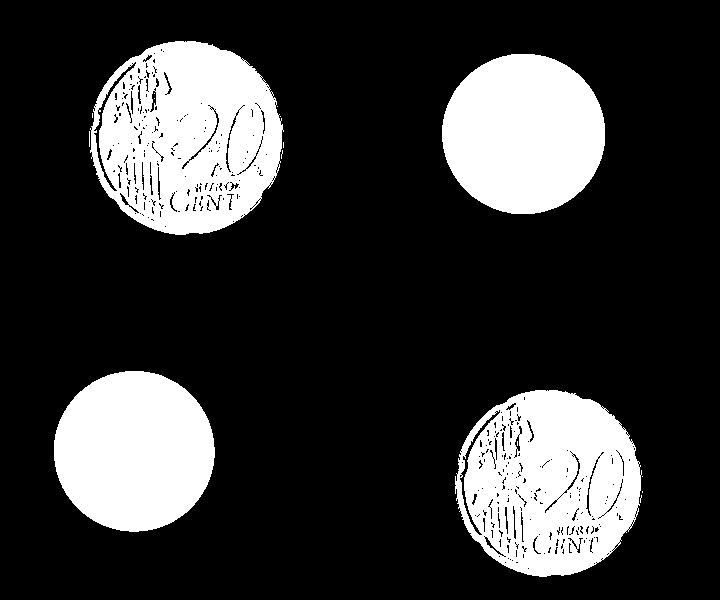
//> input picture ErosionAndDilationSample/dilation_example.jpg, 720 x 600 px
$ ./main   (built with g++ and OpenCV 4)
//> lines starting //> are read from the running program, lines starting //| are printed output that depends on the picture
#include <iostream>
#include <opencv2/opencv.hpp>
#include <opencv2/core.hpp>
#include <opencv2/imgproc.hpp>

using namespace cv;

int main() {
    std::cout << "Morphological Operations" << std::endl;
    std::cout << "Dilation is used to merge or expand white regions which may be close to each other and" << std::endl;
    std::cout << "Erosion is used to separate or shrink white regions" << std::endl;

    auto imgDilation = imread("dilation_example.jpg", IMREAD_COLOR);
//> imgDilation is the input picture: 600 rows x 720 cols, CV_8UC3; min 0, max 255, mean 55
    imshow("Original Dilation Image", imgDilation);

    int kSize = 7;
    Mat kernel1 = getStructuringElement(cv::MORPH_ELLIPSE,Size(kSize,kSize));
    imshow("kernel1", 255*kernel1);

    Mat imageDilated;
    dilate(imgDilation,imageDilated,kernel1);
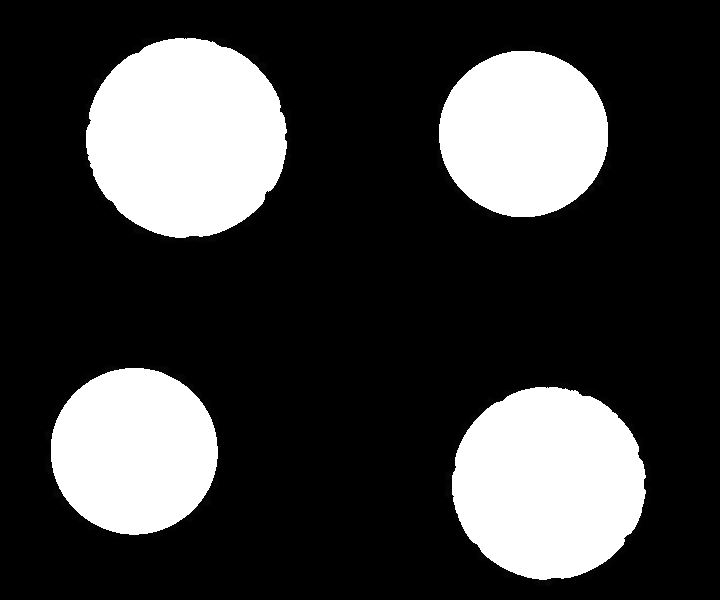
//> imageDilated: 600 rows x 720 cols, CV_8UC3; min 0, max 255, mean 61.8
    imshow("Dilated image", imageDilated);

    kSize = 3;
    Mat kernel2 = getStructuringElement(cv::MORPH_ELLIPSE,Size(kSize,kSize));
    imshow("kernel1", 255*kernel2);
    Mat imageDilated2;
    dilate(imgDilation,imageDilated2,kernel2,Point(-1,-1),2);
    imshow("Dilated image 2 ", imageDilated2);

    auto imgErode = imread("erosion_example.jpg", IMREAD_COLOR);
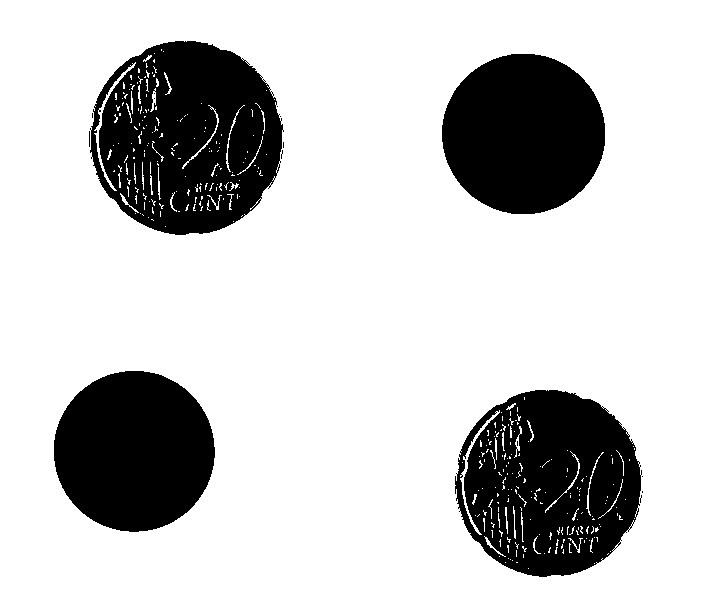
//> input picture ErosionAndDilationSample/erosion_example.jpg, 720 x 600 px
//> imgErode is the input picture: 600 rows x 720 cols, CV_8UC3; min 0, max 255, mean 200
    imshow("Original Erosion Image", imgErode);

    Mat imageEroded;
    erode(imgErode, imageEroded,kernel1);
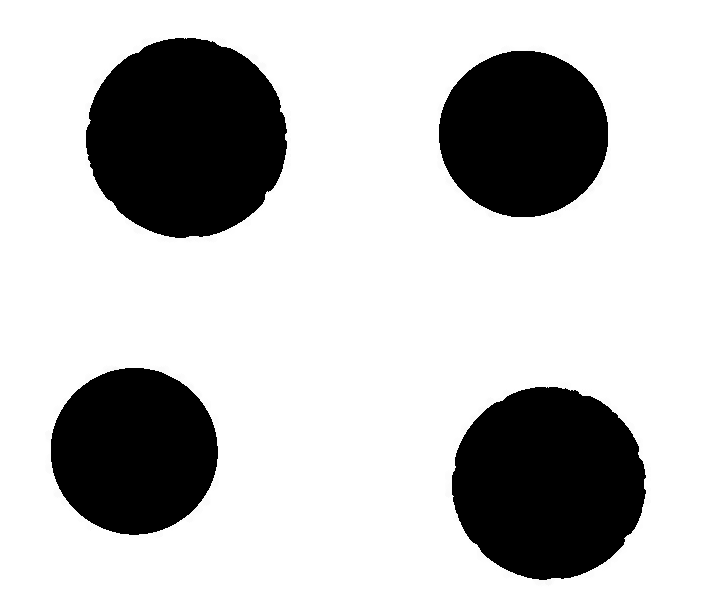
//> imageEroded: 600 rows x 720 cols, CV_8UC3; min 0, max 255, mean 193.2
    imshow("Eroded Image", imageEroded);

    Mat imageEroded2;
    erode(imgErode, imageEroded2,kernel2);
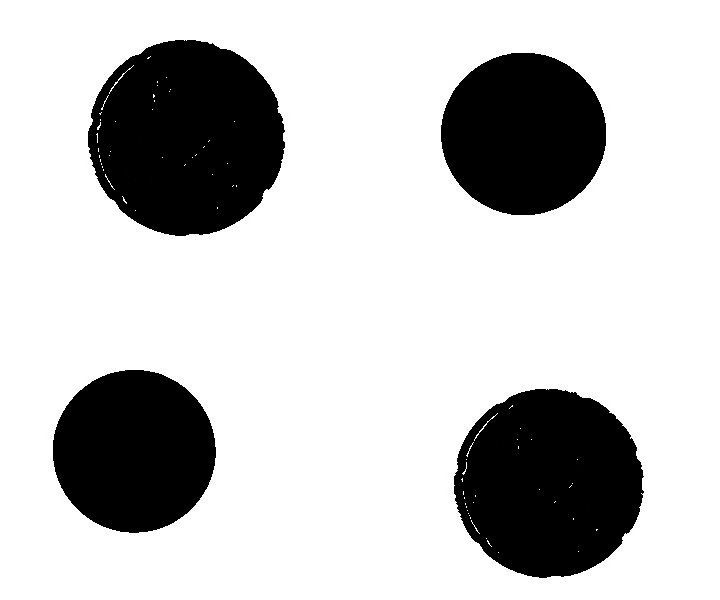
//> imageEroded2: 600 rows x 720 cols, CV_8UC3; min 0, max 255, mean 196.2
    imshow("Eroded Image 2", imageEroded2);

    waitKey(0);
    destroyAllWindows();

    return 0;
}
